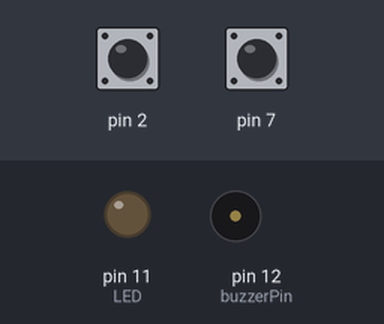
This sketch was run on a simulated Arduino Uno, built with avr-gcc and run on an emulated ATmega328P. On the bench: output pins drawn as LEDs (lit = HIGH), buzzer (waves = sounding). The test bench sets the inputs (shaded band); at power-on: pin 2 HIGH, pin 7 HIGH. What the sketch prints to the serial monitor is not drawn.

Above: at 1.2 s.
1.3 s: pin 2 pulled LOW for 0.15 s
At 1.38 s:
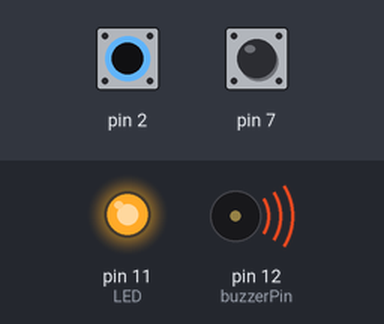
2.9 s: pin 2 pulled LOW for 3.2 s
At 6.9 s:
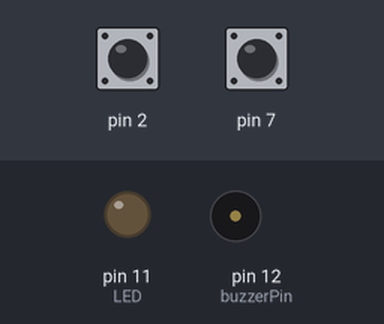
7.6 s: pin 7 pulled LOW for 3.2 s
At 7.9 s:
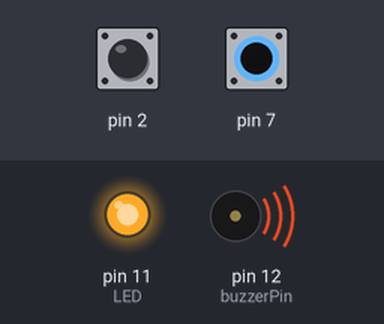
Timing chart, 0 to 12.3 s (numbered marks = the images above; inputs shaded):
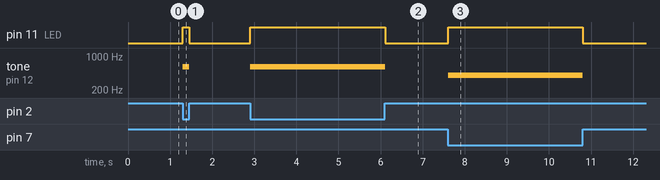

The sketch:

TouchyFeelyBuzzer.ino
```cpp
//A program that turns a LED on when you touch a piece of tin foil.

//Import a library from the Arduino folder
#include <CapacitiveSensor.h>

//Select the two pins that will act as a capacitor
CapacitiveSensor capSensor = CapacitiveSensor(4,2);
CapacitiveSensor capSensor2 = CapacitiveSensor(8,7);

//Insert the minimum value provided by the sensor to detect the touch
int threshold = 800; const int buzzerPin = 12; const int LED = 11;


void setup() {
  Serial.begin(9600);
  pinMode(buzzerPin, OUTPUT);
  pinMode(LED, OUTPUT);
}


void loop() {
  //Read the sensor value
  long sensorValue1 = capSensor.capacitiveSensor(30);
  long sensorValue2 = capSensor2.capacitiveSensor(30);
  Serial.println(sensorValue1);

  //Touch detected
  if (sensorValue1 > threshold) {
   //Turn on the led
    tone(buzzerPin, 600);
    digitalWrite(LED,HIGH);
  }
  //Touch undetected
  else if(sensorValue2 > threshold) {
   //Turn on the led
    tone(buzzerPin, 400);
    digitalWrite(LED,HIGH);
  }
  //Touch undetected
  else {
    //Turn off the led
   noTone(buzzerPin);
   digitalWrite(LED,LOW);
   }

}
```

Measured:
- after the input at 1.3 s, pin 11 (LED): LOW → HIGH at once, → LOW 0.15 s later; tone on pin 12 (buzzerPin): silent → 600 Hz at once, → silent 0.15 s later
- after the input at 2.9 s, pin 11 (LED): LOW → HIGH at once, → LOW 3.2 s later; tone on pin 12 (buzzerPin): silent → 600 Hz at once, → silent 3.2 s later
- after the input at 7.6 s, pin 11 (LED): LOW → HIGH at once, → LOW 3.2 s later; tone on pin 12 (buzzerPin): silent → 400 Hz at once, → silent 3.2 s later
